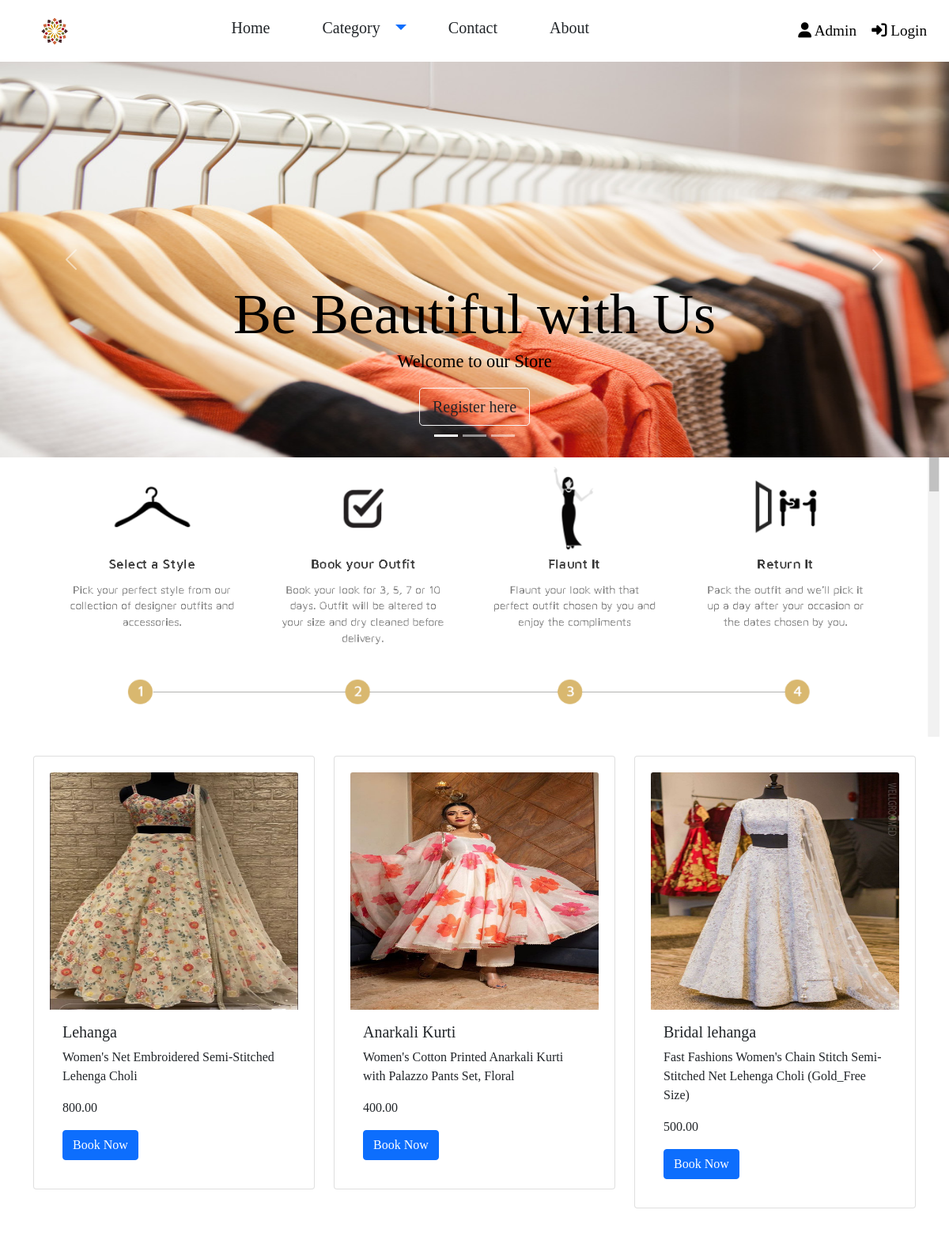
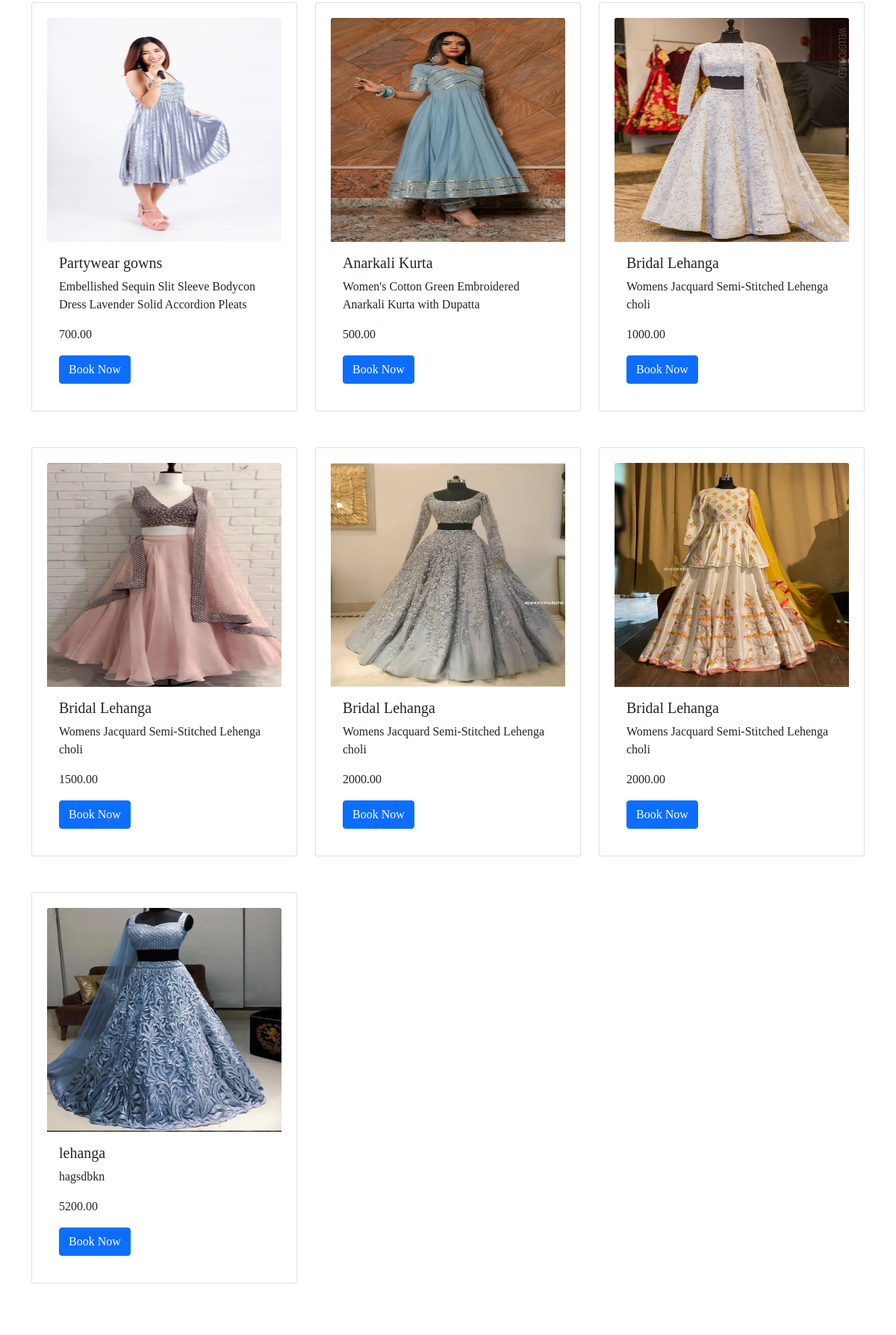
The page / (upper part) on the database its author committed (2 pictures, top to bottom).
### tables this page shows
CREATE TABLE `clothes` (
  `cloth_id` int(11) NOT NULL,
  `cloth_name` varchar(255) NOT NULL,
  `cloth_category` varchar(255) NOT NULL,
  `cloth_desc` text NOT NULL,
  `cloth_price` float(10,2) NOT NULL,
  `cloth_img` varchar(255) NOT NULL
);

### index.php (the view, shortened to what this page needs)
<!DOCTYPE html>
<html lang="en">
<head>
    <link rel="stylesheet" href="./css/style.css">
    <link href="https://cdnjs.cloudflare.com/ajax/libs/font-awesome/6.2.0/css/all.min.css" rel="stylesheet">
    <link rel="stylesheet" href="https://cdn.jsdelivr.net/npm/bootstrap@4.0.0/dist/css/bootstrap.min.css" >
</head>
<body>
    <?php require 'headers.php';?>
    <div id="carouselExampleCaptions" class="carousel slide" data-bs-ride="carousel">
        <div class="carousel-indicators">
        <button type="button" data-bs-target="#carouselExampleCaptions" data-bs-slide-to="0" class="active" aria-current="true" aria-label="Slide 1"></button>
        <button type="button" data-bs-target="#carouselExampleCaptions" data-bs-slide-to="1" aria-label="Slide 2"></button>
        <button type="button" data-bs-target="#carouselExampleCaptions" data-bs-slide-to="2" aria-label="Slide 3"></button>
        </div>
        <div class="carousel-inner">
            <div class="carousel-item active">
                <img src="./images/carousel/caro3.jpg" class="d-block w-100" alt="...">
                <div class="carousel-caption d-none d-md-block">
                    <h1 class="display-2 carousel_custom_caption_text">Be Beautiful with Us</h1>
                    <p class="carousel_custom_caption_para"> Welcome to our Store</p>
                    <a href="register.html"><button class="btn btn-lg btn-outline-light  text-dark caption_btn">Register here</button></a>
                </div>
            </div>
        </div>
        <button class="carousel-control-prev" type="button" data-bs-target="#carouselExampleCaptions" data-bs-slide="prev">
            <span class="carousel-control-prev-icon" aria-hidden="true"></span>
        </button>
        <button class="carousel-control-next" type="button" data-bs-target="#carouselExampleCaptions" data-bs-slide="next">
            <span class="carousel-control-next-icon" aria-hidden="true"></span>
        </button>
</div>
<div class="container-fluid">
    <img src="./images/4steps.png" class="img-fluid" alt="Responsive image">
</div>
    <div class="container">
        <div class="row my-4">
                <?php
                    require 'connect.php';
                    $sql="Select * from clothes where cloth_category='women'";
                    $result=mysqli_query($con,$sql);
                    if($result)
                    {
                        while($row=mysqli_fetch_assoc($result))
                        {
                            $cloth_id=$row['cloth_id'];
                            $cloth_name=$row['cloth_name'];
                            $cloth_desc=$row['cloth_desc'];
                            $cloth_img=$row['cloth_img'];
                            $cloth_price=$row['cloth_price'];
                            echo '<div class="col-md-4 col-sm-6 col-xm-12 mb-5">
                            <div class="card" style="padding: 20px;">
                                <img src='.$cloth_img.' class="card-img-top" alt="..." style="height:300px;">
                                <div class="card-body">
                                    <h5 class="card-title">'.$cloth_name.'</h5>
                                    <p class="card-text">'.$cloth_desc.'</p>
                                    <p>'.$cloth_price.'</p>
                                    <a href="details.php?details_id='.$cloth_id.'" class="btn btn-primary">Book Now</a>
                                </div>
                            </div>
                            </div>';
                        }
                     }
                ?>
        </div>
    </div>
<br><br>
<?php require 'aboutus.php';?>
<?php require 'footer2.php';?>
</body>
</html>

### css/style.css (style rules this page uses)
* { padding: 0; margin: 0; box-sizing: border-box; font-family: 'EB Garamond', serif; }
.caption_btn { background: transparent; color: black; }
.w-100 { width: 100%!important; height: 500px; }
.carousel_custom_caption_text { margin-bottom: 50px; color: black; text-shadow: -2px 0 rgba(221, 86, 86, 0.774)-2px 0 rgba(226, 30, 30, 0.774), -2px 0 rgba(69, 7, 7, 0.774),-2px 0 rgba(235, 7, 7, 0.633);; }
.carousel_custom_caption_para { margin-top: -50px; font-size: 1.4rem; color: black; }

### css/headers.css (style rules this page uses)
* { padding: 0; margin: 0; box-sizing: border-box; font-family: 'EB Garamond', serif; }
.caption_btn { text-decoration: none; }
.carousel_custom_caption_text { margin-bottom: 50px; color: black; text-shadow: -2px 0 rgba(221, 86, 86, 0.774)-2px 0 rgba(226, 30, 30, 0.774), -2px 0 rgba(69, 7, 7, 0.774),-2px 0 rgba(235, 7, 7, 0.633);; }
.carousel_custom_caption_para { margin-top: -50px; font-size: 1.4rem; color: black; }

### rows shown on the page
clothes: cloth_img (picture), cloth_name "Lehanga", cloth_desc "Women's Net Embroidered Semi-Stitched Lehenga Choli", cloth_price "800.00"
clothes: cloth_img (picture), cloth_name "Anarkali Kurti", cloth_desc "Women's Cotton Printed Anarkali Kurti with Palazzo Pants Set, Floral", cloth_price "400.00"
clothes: cloth_img (picture), cloth_name "Bridal lehanga", cloth_desc "Fast Fashions Women's Chain Stitch Semi-Stitched Net Lehenga Choli (Gold_Free Size)", cloth_price "500.00"
clothes: cloth_img (picture), cloth_name "Partywear gowns", cloth_desc "Embellished Sequin Slit Sleeve Bodycon Dress Lavender Solid Accordion Pleats", cloth_price "700.00"
clothes: cloth_img (picture), cloth_name "Anarkali Kurta", cloth_desc "Women's Cotton Green Embroidered Anarkali Kurta with Dupatta", cloth_price "500.00"
clothes: cloth_img (picture), cloth_name "Bridal Lehanga", cloth_desc "Womens Jacquard Semi-Stitched Lehenga choli", cloth_price "1000.00"
clothes: cloth_img (picture), cloth_name "Bridal Lehanga", cloth_desc "Womens Jacquard Semi-Stitched Lehenga choli", cloth_price "1500.00"
clothes: cloth_img (picture), cloth_name "Bridal Lehanga", cloth_desc "Womens Jacquard Semi-Stitched Lehenga choli", cloth_price "2000.00"
clothes: cloth_img (picture), cloth_name "Bridal Lehanga", cloth_desc "Womens Jacquard Semi-Stitched Lehenga choli", cloth_price "2000.00"
clothes: cloth_img (picture), cloth_name "lehanga", cloth_desc "hagsdbkn", cloth_price "5200.00"
